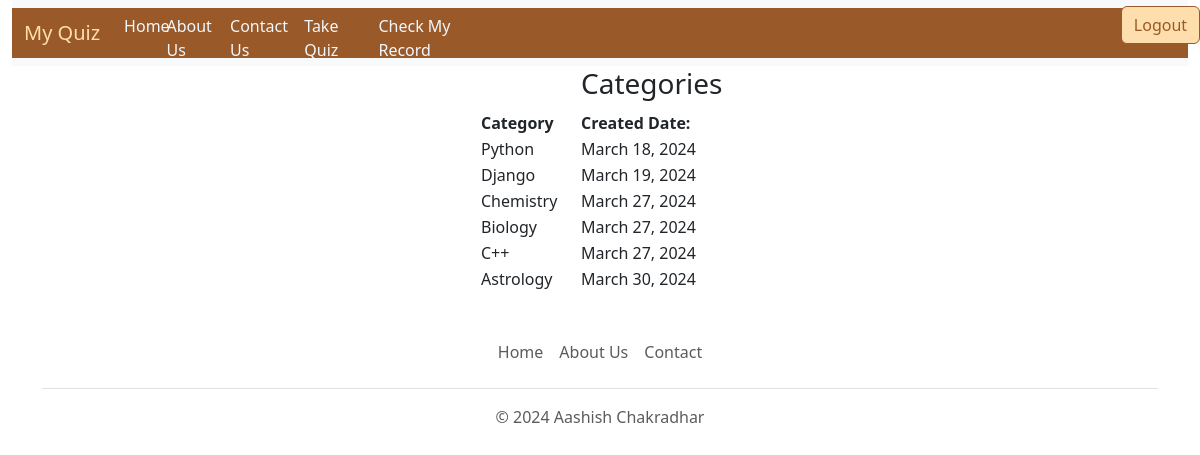
The app's page /view-category with its own data.
### quiz/models.py (models this page shows)
class BaseModel(models.Model):
    uid=models.UUIDField(primary_key=True,default=uuid.uuid4,editable=False)
    created_at=models.DateField(auto_now_add=True)
    updated_at=models.DateField(auto_now=True)
    class Meta:
        abstract=True

class Category(BaseModel):
    category_name = models.CharField(max_length=15, default='Uncatogarized')
    def __str__(self):
        return self.category_name

### quiz/views.py (the view)
# urls.py: path('view-category',views.view_category,name='view_category'),
def view_category(request):
    try:
        all_category = Category.objects.all()
        context = {'categories': all_category}
        return render(request, 'view_category.html', context)
    except Exception as e:
        messages.error(request,str(e))
        return render(request,"index.html")

### templates/view_category.html (shortened to what this page needs)
{% extends "base.html" %}
{% block body %}
    <div style="width:30%; text-align: left; margin-left:40%;">
        <table>
            <tr>
                <th></th>
                <th>
                    <h3>Categories</h3>
                </th>
            </tr>
            <tr>
                <th style="width:100px">
                    Category
                </th>
                <th style="width:200px">
                    Created Date:
                </th>
            </tr>
            {% for category in categories %}
                <tr>
                    <td>
                        {{category}}
                    </td>
                    <td>
                        {{category.created_at}}
                    </td>
                </tr>
            {% endfor %}
        </table>
    </div>
{% endblock body %}

### records on screen
Category: category_name "Python", created_at "March 18, 2024"
Category: category_name "Django", created_at "March 19, 2024"
Category: category_name "Chemistry", created_at "March 27, 2024"
Category: category_name "Biology", created_at "March 27, 2024"
Category: category_name "C++", created_at "March 27, 2024"
Category: category_name "Astrology", created_at "March 30, 2024"
